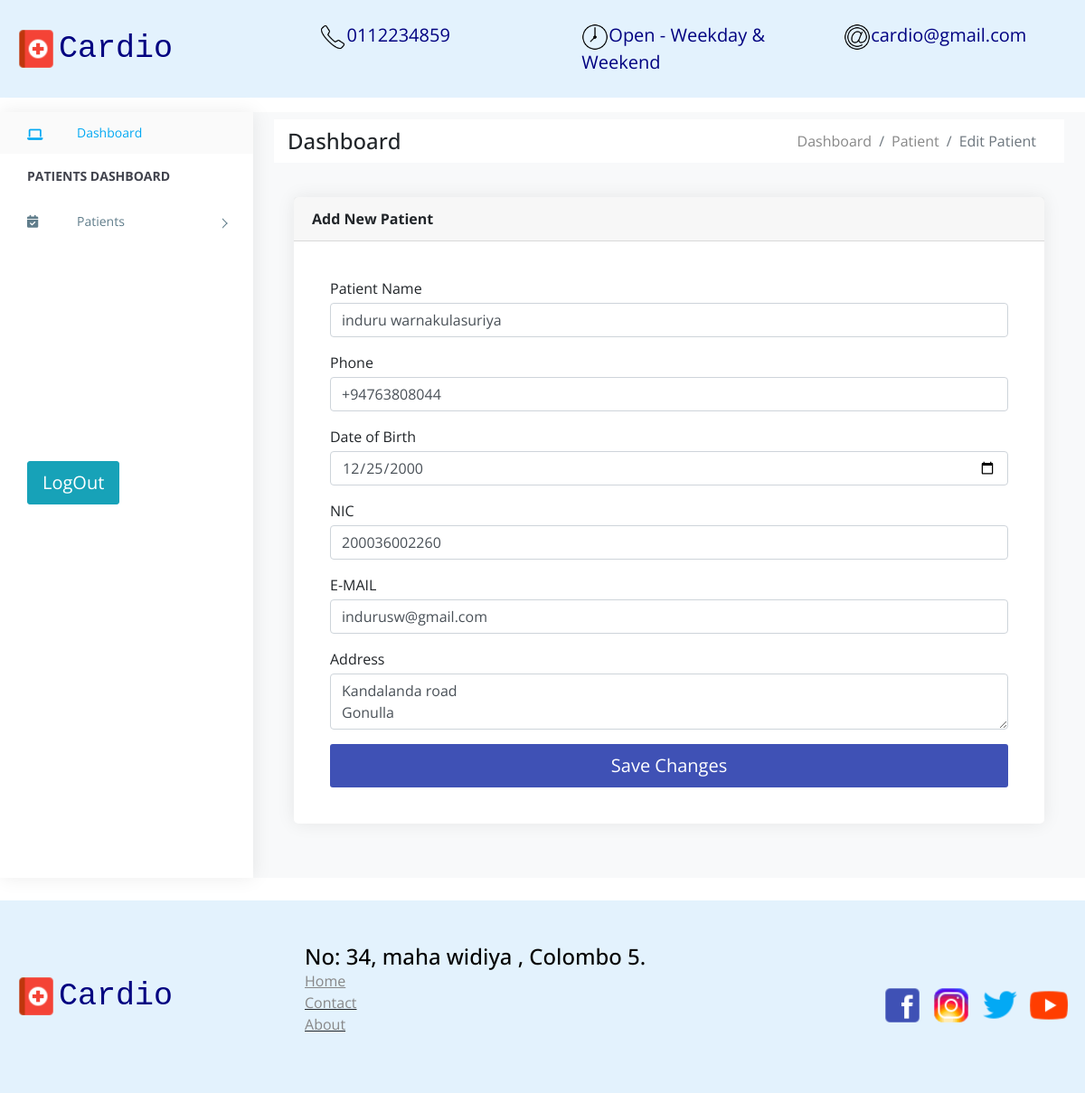
The page /edit-patient/?1 on the database its author committed.
### patients/models.py (models this page shows, shortened)
class Patient(models.Model):
    id = models.AutoField(primary_key=True)
    name = models.CharField(max_length=120, unique=True)
    phone = models.CharField(max_length=120)
    dob = models.DateField()
    NIC = models.CharField(max_length=12)
    email = models.CharField(max_length=120)
    address = models.CharField(max_length=220)
    qr = models.CharField(max_length=200)
    created_date = models.DateField(auto_now_add=True)
    def age(self):
        today = date.today()
        return today.year - self.dob.year - ((today.month, today.day) < (self.dob.month, self.dob.day))
    age = property(age)

### patients/views.py (the view)
# urls.py: path('edit-patient/?<id>', edit_patient_page, name='edit-patient'),
def edit_patient_page(request, id):
    patient = Patient.objects.filter(id=id).get()
    return render(request, 'edit_patient.html', {
        'patient': patient
    })

### patients/templates/edit_patient.html (shortened to what this page needs)
{% extends 'base/base.html' %}
{% block breadcrumbs %}
<div class="breadcrumbs">
    <div class="breadcrumbs-inner p-2">
        <div class="row m-0 m-auto bg-white">
            <div class="col-sm-4 my-auto">
                <div class="page-header float-left ">
                    <div class="page-title">
                        <h4 class="">Dashboard</h4>
                    </div>
                </div>
            </div>
            <div class="col-sm-8">
                <div class="page-header float-right">
                    <nav aria-label="breadcrumb">
                        <ol class="breadcrumb bg-white m-0">
                            <li class="breadcrumb-item"><a href="#">Dashboard</a></li>
                            <li class="breadcrumb-item"><a href="#">Patient</a></li>
                            <li class="active breadcrumb-item">Edit Patient</li>
                        </ol>
                      </nav>
                </div>
            </div>
        </div>
    </div>
</div>
{% endblock breadcrumbs %}
{% block content %}
<div class="row">
    <div class="col-12">
        <div class="card">
            <div class="card-header">
                <strong class="card-title">Add New Patient</strong>
            </div>
            <div class="card-body">
                <div id="pay-invoice">
                    <div class="card-body">
                        <form action="{% url 'edit-patient-function' id=patient.id %}" method="post">
                            <div class="form-group">
                                <label for="name" class="control-label mb-1">Patient Name</label>
                                <input id="name" value="{{patient.name}}" class="form-control" type="text" name="name" placeholder="" required>
                            </div>
                            <div class="form-group">
                                <label for="phone" class="control-label mb-1">Phone</label>
                                <input id="phone" value="{{patient.phone}}" class="form-control" type="text" name="phone" placeholder="(+94********/07******)" pattern="(?:7|0|(?:\+94))[0-9]{9,10}" required>
                            </div>
                            <div class="form-group">
                                <label for="dob" class="control-label mb-1">Date of Birth</label>
                                <input id="dob" value="{{patient.dob|date:"Y-m-d"}}" class="form-control" type="date" name="dob" placeholder="" required>
                            </div>
                            <div class="form-group">
                                <label for="nic" class="control-label mb-1">NIC</label>
                                <input id="nic" value="{{patient.NIC}}" class="form-control" type="text" name="nic" placeholder="" required>
                            </div>
                            <div class="form-group">
                                <label for="email" class="control-label mb-1">E-MAIL</label>
                                <input id="email" value="{{patient.email}}" class="form-control" type="email" name="email" placeholder="" required>
                            </div>
                            <div class="form-group">
                                <label for="address" class="control-label mb-1">Address</label>
                                <textarea id="address" class="form-control" name="address" placeholder="" required>{{patient.address}}</textarea>
                            </div>
                            <div>
                                <button id="payment-button" type="submit" class="btn btn-lg btn-block" style="background-color:#3f51b5; color: #fff;">
                                    <span id="payment-button-amount">Save Changes</span>
                                </button>
                            </div>
                        </form>
                    </div>
                </div>
            </div>
        </div>
    </div>
</div>
{% endblock content %}

### patients/static/assets/css/style.css (style rules this page uses)
.bg-white { background-color: #fff; }
body { display: table; font-family: "Open Sans", sans-serif; font-size: 16px; width: 100%; }
a, button { text-decoration: none; outline: none !important; color: #878787; -webkit-transition: all 0.25s ease; transition: all 0.25s ease; }
h1, h2, h3, h4, h5, h6 { margin: 0; }
ul, ol { padding-left: 0; }
.btn, button, input, textarea { -webkit-box-shadow: none; box-shadow: none; outline: 0 !important; }
.btn { border-radius: 3px; }
.card { margin-bottom: 1.875em; border-radius: 5px; padding: 0; border: 0px solid transparent; -webkit-box-shadow: 0 0 20px rgba(0, 0, 0, 0.08); box-shadow: 0 0 20px rgba(0, 0, 0, 0.08); }
.card .card-body { float: left; padding: 1.25em; position: relative; width: 100%; }
.btn, .button { display: inline-block; font-weight: 400; text-align: center; white-space: nowrap; vertical-align: middle; -webkit-transition: all .15s ease-in-out; transition: all .15s ease-in-out; border-radius: 3; cursor: pointer; }
@media (max-width: 1368px) { .card-body { padding: 15px; } }

### rows shown on the page
Patient: name "induru warnakulasuriya", phone "+94763808044", dob "12/25/2000", nic "200036002260", email "indurusw@gmail.com", address "Kandalanda road Gonulla"
